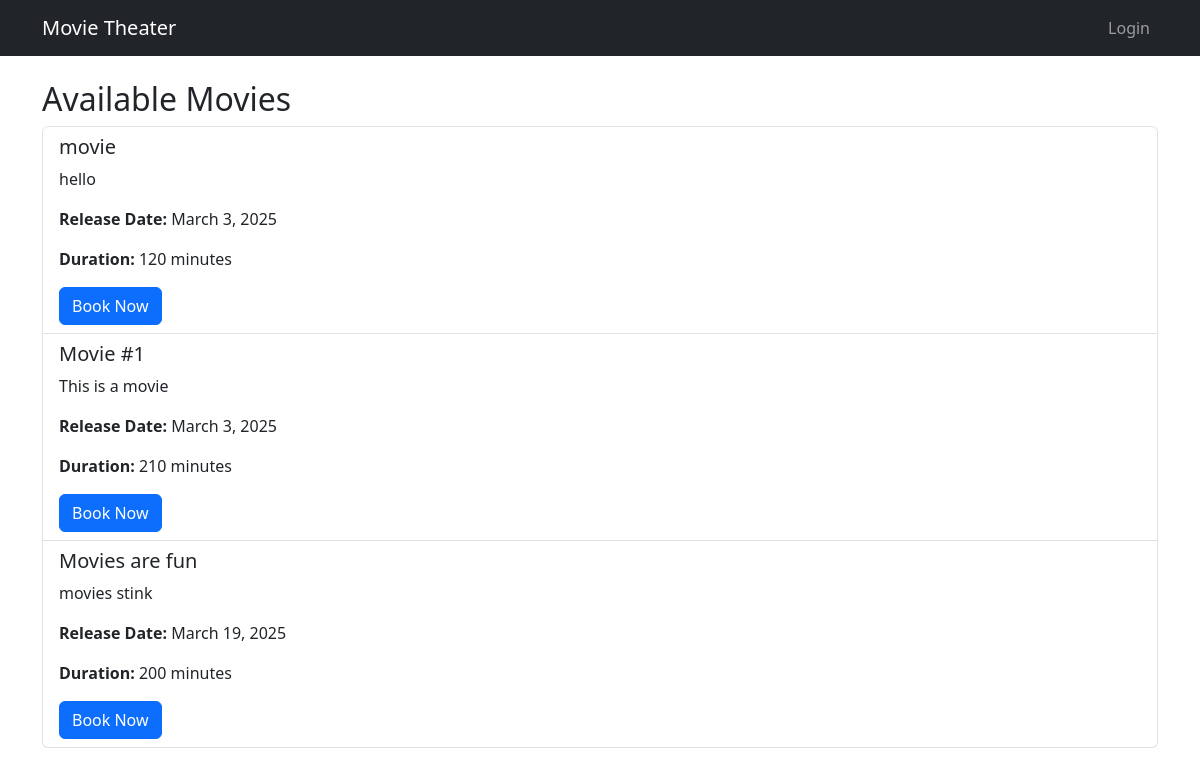
Page /movies/ on the committed database.
### bookings/models.py (models this page shows, shortened)
class Movie(models.Model):
    title = models.CharField(max_length=255)
    description = models.TextField()
    release_date = models.DateField()
    duration = models.PositiveIntegerField(help_text="Duration in minutes")

### bookings/views.py (the view)
# urls.py: path('movies/', movie_list, name='movie_list'),
def movie_list(request):
    movies = Movie.objects.all()
    return render(request, 'bookings/movie_list.html', {'movies': movies})

### bookings/templates/bookings/movie_list.html (shortened to what this page needs)
{% extends 'bookings/base.html' %}
{% block content %}
    <h2>Available Movies</h2>
    <ul class="list-group">
        {% for movie in movies %}
            <li class="list-group-item">
                <h5>{{ movie.title }}</h5>
                <p>{{ movie.description }}</p>
                <p><strong>Release Date:</strong> {{ movie.release_date }}</p>
                <p><strong>Duration:</strong> {{ movie.duration }} minutes</p>
                <a href="{% url 'book_seat' movie.id %}" class="btn btn-primary">Book Now</a>
            </li>
        {% endfor %}
    </ul>
{% endblock %}

### rows in the picture
Movie: title "movie", description "hello", release_date "March 3, 2025", duration "120"
Movie: title "Movie #1", description "This is a movie", release_date "March 3, 2025", duration "210"
Movie: title "Movies are fun", description "movies stink", release_date "March 19, 2025", duration "200"
